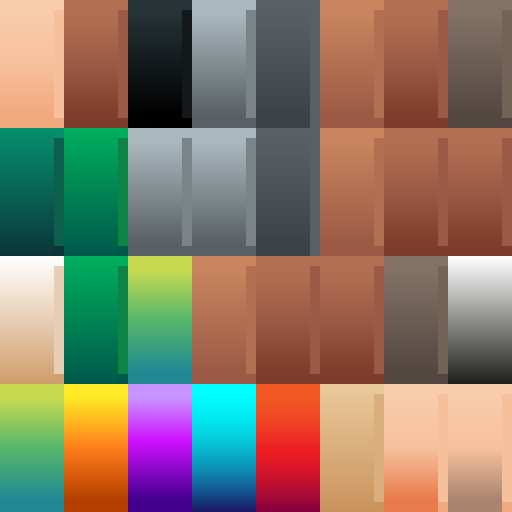
#> input picture assets/chars/Rogue_rogue_texture.png, 1024 x 1024 px, found by its file name (shown at 1/2 size)
$ python recolor_assassina.py
#> lines starting #> are read from the running program, lines starting #| are printed output that depends on the picture; after the words box and inside, x2 and y2 are one past the last pixel; in counts of white or black regions, pixels touching at a corner belong together
# Gera assets/chars/Rogue_assassina_texture.png (aço escuro + azul-petróleo) a partir da textura KayKit do Rogue.
# Uso (na raiz do projeto): python3 tools/recolor_assassina.py  (precisa de Pillow + numpy)
from PIL import Image
import numpy as np
im=Image.open('assets/chars/Rogue_rogue_texture.png').convert('RGBA')
#> im is the input picture: PIL image 1024x1024 RGBA; mean R, G, B, A 136.6, 120.1, 102.4, 255
a=np.asarray(im).astype(float)/255.0
rgb=a[...,:3]; out=rgb.copy()
mx=rgb.max(2); mn=rgb.min(2); v=mx; s=np.where(mx>0,(mx-mn)/np.maximum(mx,1e-6),0)
r,g,b=rgb[...,0],rgb[...,1],rgb[...,2]
# hue in degrees
h=np.zeros_like(v)
d=np.maximum(mx-mn,1e-6)
h=np.where(mx==r,((g-b)/d)%6,np.where(mx==g,(b-r)/d+2,(r-g)/d+4))*60
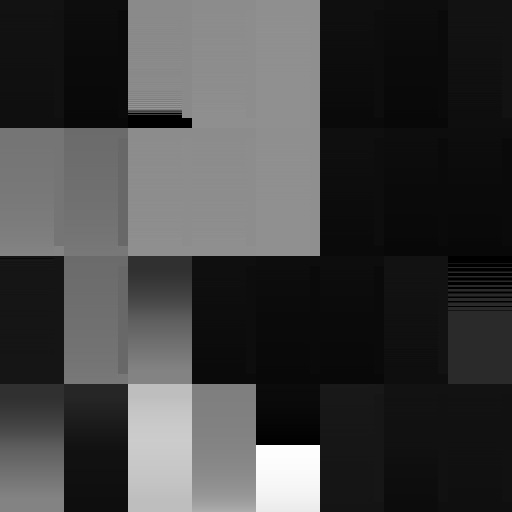
#> h: shape (1024, 1024) float64 (shown at 1/2 size); min 0, max 359.7, mean 93.1; drawn with min black and max white
lum=0.3*r+0.59*g+0.11*b
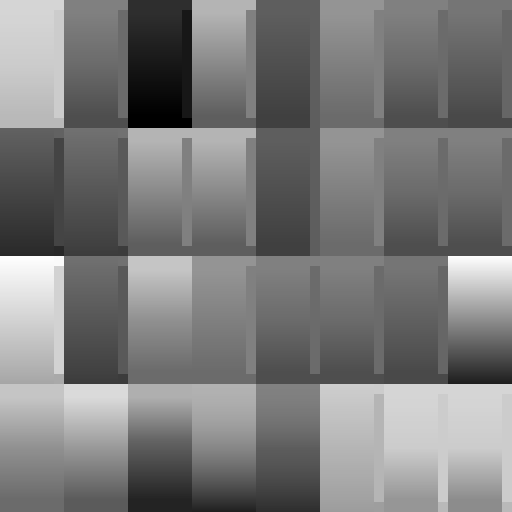
#> lum: shape (1024, 1024) float64 (shown at 1/2 size); min 0, max 1, mean 0.483
skin=np.zeros(v.shape,bool); accent=np.zeros(v.shape,bool)
C=128
for cy in range(0,v.shape[0],C):
  for cx in range(0,v.shape[1],C):
    sl=(slice(cy,cy+C),slice(cx,cx+C))
    hm=np.median(h[sl]); sm=np.median(s[sl]); vm=np.median(v[sl])
    if 5<hm<45 and vm>0.72 and sm<0.5: skin[sl]=True
    elif 90<hm<260 and sm>0.35: accent[sl]=True
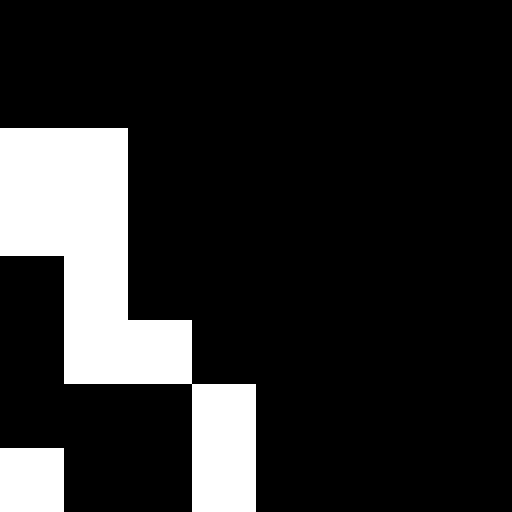
#> accent: shape (1024, 1024) bool (shown at 1/2 size); 15.6% white; 2 white regions, box (x1, y1, x2, y2) and area: (0, 256, 512, 1024) 147456, (0, 896, 128, 1024) 16384
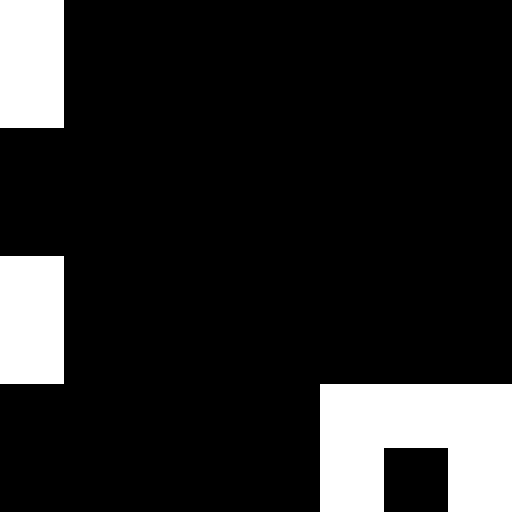
#> skin: shape (1024, 1024) bool (shown at 1/2 size); 14.1% white; 3 white regions, box (x1, y1, x2, y2) and area: (640, 768, 1024, 1024) 81920, (0, 0, 128, 256) 32768, (0, 512, 128, 768) 32768
steel_dark=np.array([0.035,0.04,0.05]); steel_light=np.array([0.42,0.47,0.52])
t=np.clip(lum,0,1)**1.15
steel=steel_dark+(steel_light-steel_dark)*t[...,None]
out=steel
teal_dark=np.array([0.05,0.11,0.13]); teal_light=np.array([0.30,0.48,0.55])
teal=teal_dark+(teal_light-teal_dark)*np.clip(lum*1.3,0,1)[...,None]
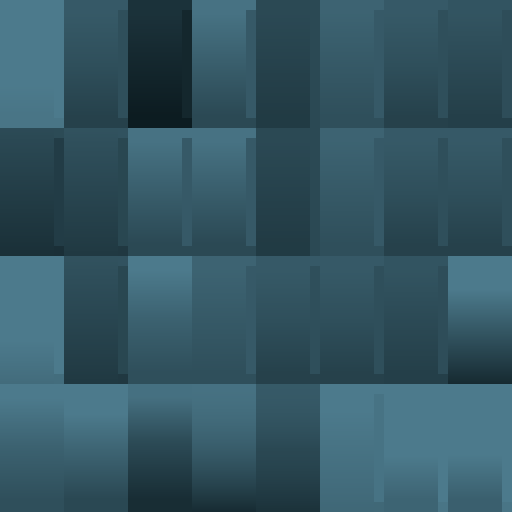
#> teal: shape (1024, 1024, 3) float64 (shown at 1/2 size); mean of channels 0, 1, 2 0.205, 0.339, 0.39; drawn as R, G, B
out=np.where(accent[...,None],teal,out)
pale=rgb*0.55+np.array([0.80,0.80,0.84])*lum[...,None]*0.5
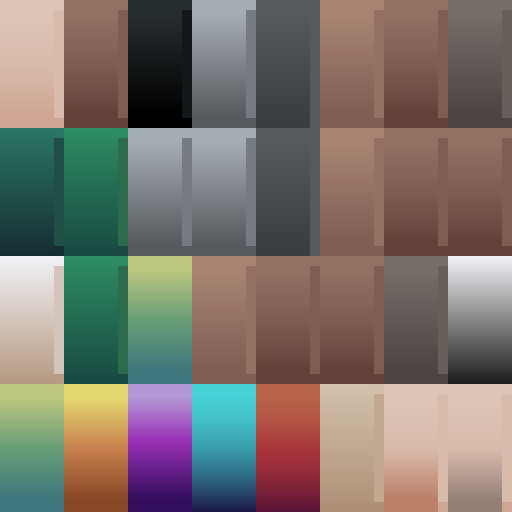
#> pale: shape (1024, 1024, 3) float64 (shown at 1/2 size); mean R, G, B 0.488, 0.452, 0.424
out=np.where(skin[...,None],np.clip(pale,0,1),out)
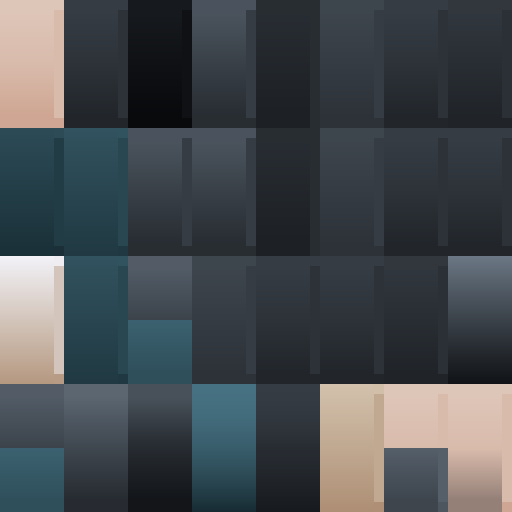
#> out: shape (1024, 1024, 3) float64 (shown at 1/2 size); mean R, G, B 0.274, 0.296, 0.313
res=np.concatenate([out,a[...,3:]],2)
Image.fromarray((res*255).astype(np.uint8),'RGBA').save('assets/chars/Rogue_assassina_texture.png')

$ run again, with assets/chars/Knight_knight_texture.png copied over assets/chars/Rogue_rogue_texture.png
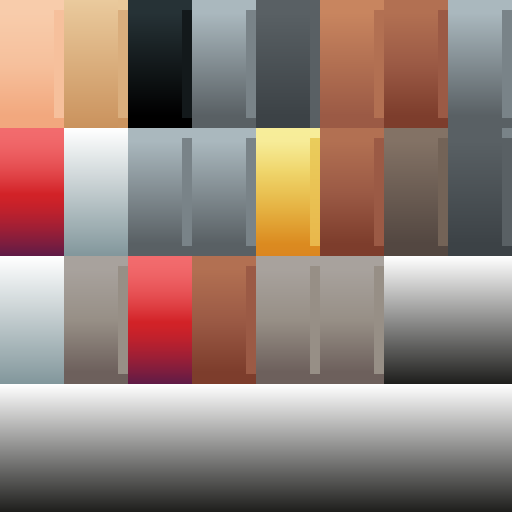
#> input picture assets/chars/Knight_knight_texture.png, 1024 x 1024 px, found by its file name (shown at 1/2 size)
#> im is the input picture: PIL image 1024x1024 RGBA; mean R, G, B, A 148.8, 128.7, 120.4, 255
#> after the loop `for cy in range(0,v.shape[0],C):`:
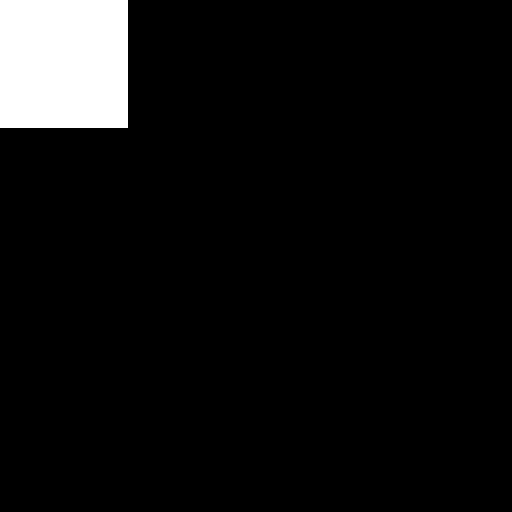
#> skin: shape (1024, 1024) bool (shown at 1/2 size); 6.2% white; 1 white region, box (x1, y1, x2, y2) and area: (0, 0, 256, 256) 65536
#> `out=np.where(skin[...,None],np.clip(pale,0,1),out)`:
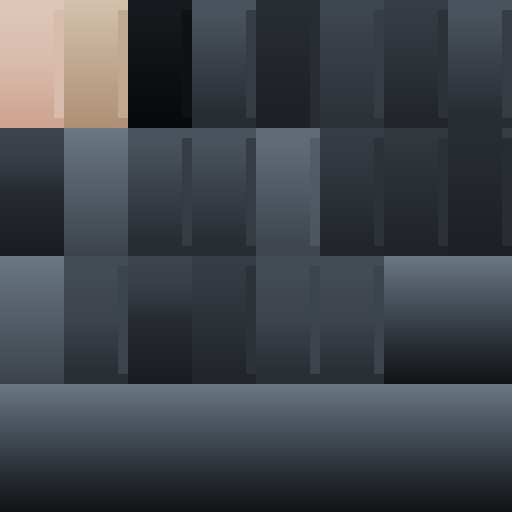
#> out: shape (1024, 1024, 3) float64 (shown at 1/2 size); mean R, G, B 0.252, 0.269, 0.291

$ run again, with assets/chars/Mage_mage_texture.png copied over assets/chars/Rogue_rogue_texture.png
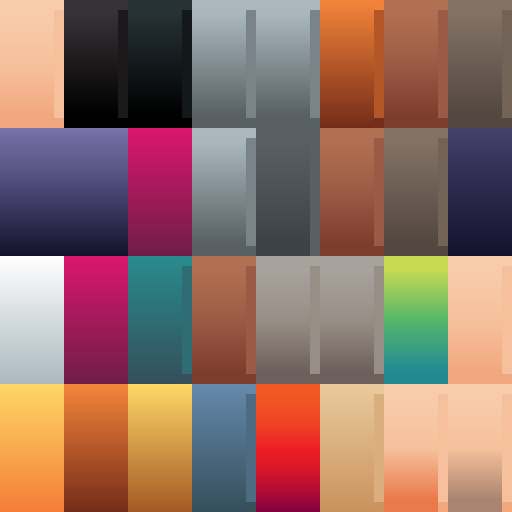
#> input picture assets/chars/Mage_mage_texture.png, 1024 x 1024 px, found by its file name (shown at 1/2 size)
#> im is the input picture: PIL image 1024x1024 RGBA; mean R, G, B, A 145, 111.4, 101.2, 255
#> `out=np.where(skin[...,None],np.clip(pale,0,1),out)`:
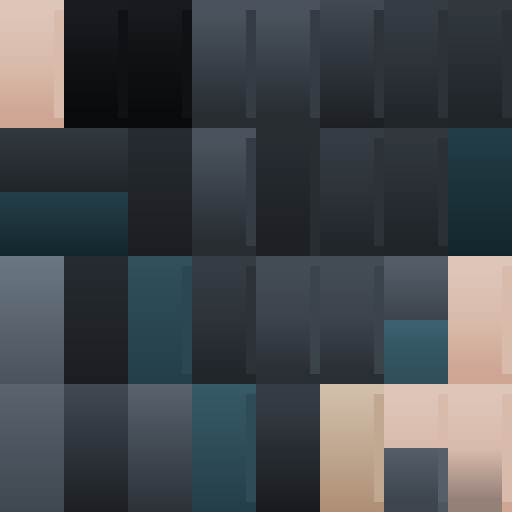
#> out: shape (1024, 1024, 3) float64 (shown at 1/2 size); mean R, G, B 0.272, 0.288, 0.303
